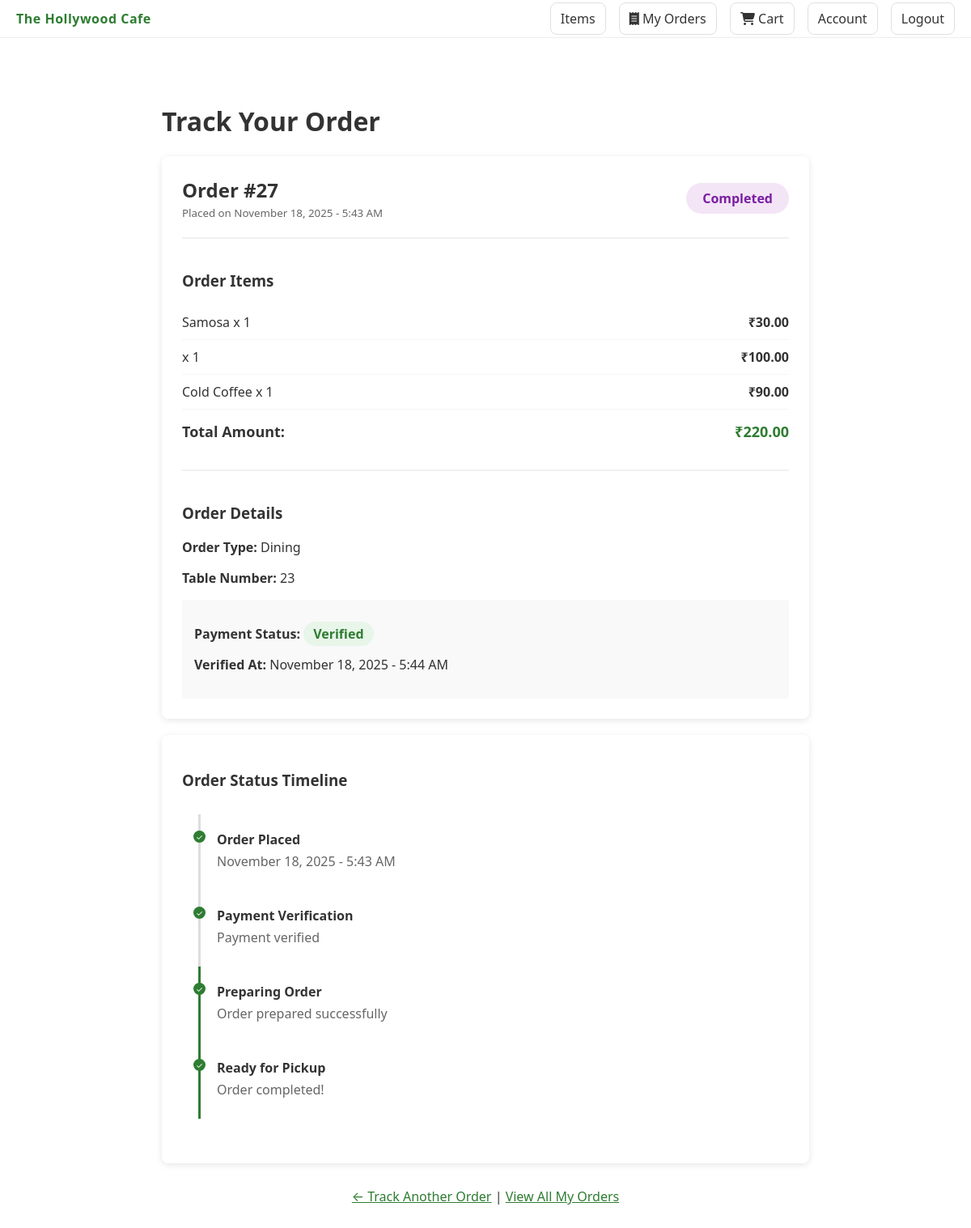
The page /track-order/27/ (signed in) on the database its author committed.
### cafe/models.py (models this page shows, shortened)
class TimeStampedModel(models.Model):
    created_at = models.DateTimeField(auto_now_add=True)
    updated_at = models.DateTimeField(auto_now=True)
    class Meta:
        abstract = True

class Order(TimeStampedModel):
    ORDER_TYPE_CHOICES = (
        ('DINING', 'Dining'),
        ('DELIVERY', 'Delivery'),
    )
    STATUS_CHOICES = (
        ('PENDING_PAYMENT', 'Pending Payment'),
        ('PAID', 'Paid'),
        ('PREPARING', 'Preparing'),
        ('READY_FOR_DELIVERY', 'Ready for Delivery'),
        ('OUT_FOR_DELIVERY', 'Out for Delivery'),
        ('COMPLETED', 'Completed'),
        ('CANCELED', 'Canceled'),
        ('REJECTED', 'Rejected'),
    )
    customer = models.ForeignKey(Customer, on_delete=models.SET_NULL, null=True, related_name='orders')
    order_type = models.CharField(max_length=20, choices=ORDER_TYPE_CHOICES)
    table_no = models.CharField(max_length=20, blank=True)  # only for dining
    delivery_address = models.ForeignKey(Address, on_delete=models.SET_NULL, null=True, blank=True)
    total_amount = models.DecimalField(max_digits=12, decimal_places=2)
    status = models.CharField(max_length=20, choices=STATUS_CHOICES, default='PENDING_PAYMENT')
    sent_to_chef_at = models.DateTimeField(null=True, blank=True)
    preparing_started_at = models.DateTimeField(null=True, blank=True)
    ready_at = models.DateTimeField(null=True, blank=True)
    completed_at = models.DateTimeField(null=True, blank=True)
    class Meta:
        ordering = ['-created_at']

class OrderItem(models.Model):
    order = models.ForeignKey(Order, on_delete=models.CASCADE, related_name='items')
    item = models.ForeignKey(Item, on_delete=models.SET_NULL, null=True)
    quantity = models.PositiveIntegerField()
    unit_price = models.DecimalField(max_digits=10, decimal_places=2)
    @property
    def subtotal(self):
        return self.quantity * self.unit_price

class Item(TimeStampedModel):
    name = models.CharField(max_length=200)
    description = models.TextField(blank=True)
    price = models.DecimalField(max_digits=10, decimal_places=2)
    image = models.ImageField(upload_to='items/', blank=True, null=True)
    is_active = models.BooleanField(default=True)
    category = models.ForeignKey(ItemCategory, on_delete=models.SET_NULL, null=True, blank=True, related_name='items')

class Payment(TimeStampedModel):
    STATUS_CHOICES = (
        ('PENDING', 'Pending'),
        ('VERIFIED', 'Verified'),
        ('FAILED', 'Failed'),
    )
    order = models.OneToOneField('Order', on_delete=models.CASCADE, related_name='payment')
    amount = models.DecimalField(max_digits=12, decimal_places=2)
    reference = models.CharField(max_length=100, blank=True)
    status = models.CharField(max_length=20, choices=STATUS_CHOICES, default='PENDING')
    verified_at = models.DateTimeField(blank=True, null=True)

### cafe/views.py (the view, shortened to what this page needs)
# urls.py: path('track-order/', views.track_order_view, name='track_order'),
def track_order_view(request, order_id=None):
    if order_id:
        order = get_object_or_404(Order, pk=order_id)
    order_items = order.items.all().select_related('item')
    try:
        payment = order.payment
    except:
        payment = None
    context = {
        'order': order,
        'order_items': order_items,
        'payment': payment,
    }
    return render(request, 'cafe/track_order.html', context)

### cafe/context_processors.py (called while the page is built)
def cart_context(request):
    try:
        cart = get_or_create_cart(request)
        count = sum(ci.quantity for ci in cart.items.all())
        total = sum(ci.subtotal for ci in cart.items.all())
    except Exception:
        count = 0
        total = 0
    return {
        'cart_count': count,
        'cart_total': total,
    }

### cafe/utils.py (called while the page is built)
def get_or_create_cart(request):
    if not request.session.session_key:
        request.session.save()
    session_key = request.session.session_key
    cart = Cart.objects.filter(session_key=session_key, status='OPEN').first()
    if request.user.is_authenticated and hasattr(request.user, 'customer_profile'):
        customer = request.user.customer_profile
        if cart:
            cart.customer = customer
            cart.save()
        else:
            cart = Cart.objects.filter(customer=customer, status='OPEN').first()
            if not cart:
                cart = Cart.objects.create(session_key=session_key, customer=customer, status='OPEN')
    elif not cart:
        cart = Cart.objects.create(session_key=session_key, status='OPEN')
    return cart

### cafe/templates/cafe/track_order.html (shortened to what this page needs)
{% extends 'base.html' %}
{% block content %}
<div class="track-container">
  <h1>Track Your Order</h1>
  {% if not order %}
    <div class="track-form">
      <h2>Enter Your Order ID</h2>
      <p style="color: #666; margin: 15px 0;">Enter the order ID you received after placing your order</p>
      <form method="GET">
        <input type="number" name="order_id" class="track-input" placeholder="Enter Order ID (e.g., 123)" required>
        <br>
        <button type="submit" class="track-btn">Track Order</button>
      </form>
      {% if not_found %}
        <p style="color: #d32f2f; margin-top: 20px;">Order not found. Please check your order ID and try again.</p>
      {% endif %}
    </div>
    <div style="text-align: center; margin-top: 30px;">
      <p>Have an account? <a href="{% url 'my_orders' %}" style="color: #2e7d32; font-weight: bold;">View All My Orders</a></p>
    </div>
  {% else %}
    <div class="order-details-card">
      <div style="display: flex; justify-content: space-between; align-items: center; margin-bottom: 20px;">
        <div>
          <h2 style="margin: 0;">Order #{{ order.id }}</h2>
          <small style="color: #666;">Placed on {{ order.created_at|date:"F d, Y - g:i A" }}</small>
        </div>
        <div>
          <span style="padding: 8px 20px; border-radius: 20px; font-weight: bold;
            {% if order.status == 'PENDING_PAYMENT' %}background: #fff3e0; color: #f57c00;
            {% elif order.status == 'PAID' %}background: #e8f5e9; color: #2e7d32;
            {% elif order.status == 'PREPARING' %}background: #e3f2fd; color: #1976d2;
            {% elif order.status == 'COMPLETED' %}background: #f3e5f5; color: #7b1fa2;
            {% elif order.status == 'CANCELED' %}background: #ffebee; color: #d32f2f;
            {% endif %}">
            {{ order.get_status_display }}
          </span>
        </div>
      </div>
      <div style="border-top: 2px solid #f0f0f0; padding-top: 20px;">
        <h3>Order Items</h3>
        {% for item in order_items %}
          <div style="display: flex; justify-content: space-between; padding: 10px 0; border-bottom: 1px solid #f5f5f5;">
            <span>{{ item.item.name }} x {{ item.quantity }}</span>
            <span><strong>₹{{ item.subtotal|floatformat:2 }}</strong></span>
          </div>
        {% endfor %}
        <div style="display: flex; justify-content: space-between; padding: 15px 0; font-size: 18px; font-weight: bold;">
          <span>Total Amount:</span>
          <span style="color: #2e7d32;">₹{{ order.total_amount|floatformat:2 }}</span>
        </div>
      </div>
      <div style="border-top: 2px solid #f0f0f0; padding-top: 20px; margin-top: 20px;">
        <h3>Order Details</h3>
        <p><strong>Order Type:</strong> {{ order.get_order_type_display }}</p>
        {% if order.table_no %}
          <p><strong>Table Number:</strong> {{ order.table_no }}</p>
        {% endif %}
        {% if payment %}
          <div style="background: #f9f9f9; padding: 15px; border-radius: 4px; margin-top: 15px;">
            <p><strong>Payment Status:</strong>
              <span style="padding: 4px 12px; border-radius: 15px; font-weight: bold;
                {% if payment.status == 'PENDING' %}background: #fff3e0; color: #f57c00;
                {% elif payment.status == 'VERIFIED' %}background: #e8f5e9; color: #2e7d32;
                {% elif payment.status == 'FAILED' %}background: #ffebee; color: #d32f2f;
                {% endif %}">
                {{ payment.get_status_display }}
              </span>
            </p>
            {% if payment.verified_at %}
              <p><strong>Verified At:</strong> {{ payment.verified_at|date:"F d, Y - g:i A" }}</p>
            {% endif %}
          </div>
        {% endif %}
      </div>
    </div>
    <div class="order-details-card">
      <h3>Order Status Timeline</h3>
      <div class="order-timeline">
        <div class="timeline-item {% if order.status != 'CANCELED' %}completed{% endif %}">
          <strong>Order Placed</strong>
          <p style="color: #666; margin: 5px 0;">{{ order.created_at|date:"F d, Y - g:i A" }}</p>
        </div>
        <div class="timeline-item {% if order.status in 'PAID,PREPARING,COMPLETED' %}completed{% elif order.status == 'PENDING_PAYMENT' %}active{% endif %}">
          <strong>Payment Verification</strong>
          <p style="color: #666; margin: 5px 0;">
            {% if order.status == 'PENDING_PAYMENT' %}
              Waiting for payment verification...
            {% elif order.status in 'PAID,PREPARING,COMPLETED' %}
              Payment verified
            {% elif order.status == 'CANCELED' %}
              Payment failed or canceled
            {% endif %}
          </p>
        </div>
        <div class="timeline-item {% if order.status in 'PREPARING,COMPLETED' %}active{% endif %} {% if order.status == 'COMPLETED' %}completed{% endif %}">
          <strong>Preparing Order</strong>
          <p style="color: #666; margin: 5px 0;">
            {% if order.status == 'PREPARING' %}
              Your order is being prepared...
            {% elif order.status == 'COMPLETED' %}
              Order prepared successfully
            {% else %}
              Pending
            {% endif %}
          </p>
        </div>
        <div class="timeline-item {% if order.status == 'COMPLETED' %}active completed{% endif %}">
          <strong>{% if order.order_type == 'DELIVERY' %}Delivered{% else %}Ready for Pickup{% endif %}</strong>
          <p style="color: #666; margin: 5px 0;">
            {% if order.status == 'COMPLETED' %}
              Order completed!
            {% else %}
              Pending
            {% endif %}
          </p>
        </div>
      </div>
    </div>
    <div style="text-align: center; margin-top: 30px;">
      <a href="{% url 'track_order' %}" style="color: #2e7d32;">← Track Another Order</a>
      {% if order.customer %}
        | <a href="{% url 'my_orders' %}" style="color: #2e7d32;">View All My Orders</a>
      {% endif %}
    </div>
  {% endif %}
</div>
{% endblock %}

### cafemanagementsystem/templates/base.html (shortened to what this page needs)
{% load static %}
<!DOCTYPE html>
<html lang="en">
  <head>
    <link rel="stylesheet" href="{% static 'css/styles.css' %}">
    <link rel="stylesheet" href="https://cdnjs.cloudflare.com/ajax/libs/font-awesome/6.5.0/css/all.min.css" />
  </head>
  <body>
    <nav class="navbar">
      <div class="brand"><a href="/" style="text-decoration:none;color:inherit;">The Hollywood Cafe</a></div>
      <div class="nav-actions">
        <a href="{% url 'items_list' %}">Items</a>
        <a href="{% url 'my_orders' %}"><i class="fa-solid fa-receipt"></i> My Orders</a>
<a href="{% url 'cart_detail' %}"><i class="fa-solid fa-cart-shopping"></i> Cart</a>
        <a href="{% url 'my_account' %}">Account</a>
        {% if user.is_authenticated %}
          <a href="{% url 'logout' %}">Logout</a>
        {% else %}
          <a href="{% url 'login' %}"><i class="fa-solid fa-user"></i> Login</a>
        {% endif %}
      </div>
    </nav>
    <main class="container fade-in">
      {% block content %}{% endblock %}
    </main>
  </body>
</html>

### cafemanagementsystem/static/css/styles.css (style rules this page uses)
:root { --primary: #2e7d32; --accent: #ff7043; --bg: #ffffff; --text: #333333; }
body { font-family: system-ui, -apple-system, Segoe UI, Roboto, "Helvetica Neue", Arial, "Noto Sans", "Apple Color Emoji", "Segoe UI Emoji"; color: var(--text); background: var(--bg); margin: 0; }
.navbar { display: flex; justify-content: space-between; align-items: center; padding: 12px 20px; border-bottom: 1px solid #eee; position: sticky; top: 0; background: rgba(255,255,255,0.9); backdrop-filter: blur(8px); z-index: 1000; }
.brand { font-weight: 700; color: var(--primary); letter-spacing: 0.5px; }
.nav-actions a { margin-left: 12px; text-decoration: none; color: var(--text); border: 1px solid #e0e0e0; padding: 8px 12px; border-radius: 8px; transition: transform .2s ease, background .2s ease; }
.container { max-width: 1100px; margin: 20px auto; padding: 0 16px; }
.fade-in { animation: fadeIn .35s ease both; }

### cafe/templates/cafe/track_order.html (style rules this page uses)
.track-container { max-width: 800px; margin: 40px auto; padding: 20px; }
.order-timeline { margin: 30px 0; position: relative; }
.timeline-item { padding: 20px; border-left: 3px solid #ddd; margin-left: 20px; position: relative; }
.timeline-item.active { border-left-color: #2e7d32; }
.timeline-item::before { content: ''; position: absolute; left: -9px; top: 20px; width: 15px; height: 15px; border-radius: 50%; background: #ddd; }
.timeline-item.active::before { background: #2e7d32; }
.timeline-item.completed::before { background: #2e7d32; content: '✓'; color: white; font-size: 10px; display: flex; align-items: center; justify-content: center; }
.order-details-card { background: white; border-radius: 8px; padding: 25px; box-shadow: 0 2px 8px rgba(0,0,0,0.1); margin-bottom: 20px; }

### rows shown on the page
Order: id "27", created_at "November 18, 2025 - 5:43 AM", status "Completed", total_amount "220.00", order_type "Dining", table_no "23"
OrderItem: item.name "Samosa", quantity "1", subtotal "30.00"
OrderItem: quantity "1", subtotal "100.00"
OrderItem: item.name "Cold Coffee", quantity "1", subtotal "90.00"
Payment: status "Verified", verified_at "November 18, 2025 - 5:44 AM"
